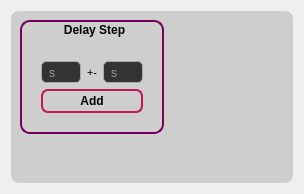
               <widget class="QWidget" name="tab">
                <attribute name="title">
                 <string>General</string>
                </attribute>
                <layout class="QGridLayout" name="gridLayout_5">
                 <item row="0" column="0">
                  <widget class="QWidget" name="widget_14" native="true">
                   <property name="styleSheet">
                    <string notr="true">QWidget{
background-color: rgb(206, 206, 206);
border-radius: 8px;
font: 8pt &quot;MS Reference Sans Serif&quot;;
width: 10px;
height: 10px;
}


QPushButton {
    border-radius: 7px;
    border: 2px solid #c2185b; /* Màu viền đỏ hồng đậm */
    background: linear-gradient(145deg, #ff4081, #c2185b); /* Gradient từ hồng nhạt đến đỏ đậm */
    color: rgb(0, 0, 0);
    height: 20px;
    text-align: center; /* Sửa chính tả từ text-algin thành text-align */
    font-weight: bold; /* Chữ đậm để tạo ấn tượng */
    box-shadow: 4px 4px 8px rgba(0, 0, 0, 0.3); /* Đổ bóng cho nút bấm */
}

QPushButton:hover {
    border: 2px solid #f50057; /* Màu viền hồng sáng hơn khi hover */
    background:#4A569D; /* Gradient sáng hơn khi hover */
    color: #ffffff; /* Đảm bảo màu chữ vẫn trắng khi hover */
    box-shadow: 4px 4px 12px rgba(0, 0, 0, 0.4); /* Đổ bóng nổi bật hơn khi hover */
}

QPushButton:pressed {
    background: linear-gradient(145deg, #d81b60, #c2185b); /* Gradient tối hơn khi nhấn */
    border: 2px solid #b71c1c; /* Màu viền đỏ đậm hơn khi nhấn */
    box-shadow: inset 4px 4px 8px rgba(0, 0, 0, 0.5); /* Hiệu ứng đổ bóng lõm khi nhấn */
}


QGroupBox {
    border: 2px solid rgb(118, 0, 88);
    border-radius: 10px;
    padding: 10px;
    color: white;
    font-weight: bold;
}

QGroupBox:title {
    subcontrol-origin: margin;
    subcontrol-position: top center;
    padding: 3 10px;
    background: transparent;
    color: rgb(0, 0, 0);
    font-size: 16px;
}
QLineEdit {
    border: 1px solid #aaa; /* Đổi màu viền của QLineEdit */
    border-radius: 5px; /* Làm tròn góc của QLineEdit */
    padding: 5px; /* Khoảng cách giữa viền và nội dung của QLineEdit */
    background-color: #333; /* Màu nền của QLineEdit */
    color: #fff; /* Màu chữ của QLineEdit */
}</string>
                   </property>
                   <layout class="QGridLayout" name="gridLayout_42">
                    <item row="3" column="2">
                     <spacer name="verticalSpacer_11">
                      <property name="orientation">
                       <enum>Qt::Vertical</enum>
                      </property>
                      <property name="sizeHint" stdset="0">
                       <size>
                        <width>20</width>
                        <height>40</height>
                       </size>
                      </property>
                     </spacer>
                    </item>
                    <item row="0" column="2">
                     <spacer name="horizontalSpacer_33">
                      <property name="orientation">
                       <enum>Qt::Horizontal</enum>
                      </property>
                      <property name="sizeHint" stdset="0">
                       <size>
                        <width>40</width>
                        <height>20</height>
                       </size>
                      </property>
                     </spacer>
                    </item>
                    <item row="0" column="3">
                     <spacer name="horizontalSpacer_3">
                      <property name="orientation">
                       <enum>Qt::Horizontal</enum>
                      </property>
                      <property name="sizeHint" stdset="0">
                       <size>
                        <width>40</width>
                        <height>20</height>
                       </size>
                      </property>
                     </spacer>
                    </item>
                    <item row="0" column="0">
                     <widget class="QGroupBox" name="chrome_8">
                      <property name="cursor">
                       <cursorShape>ArrowCursor</cursorShape>
                      </property>
                      <property name="styleSheet">
                       <string notr="true"/>
                      </property>
                      <property name="title">
                       <string>Delay Step</string>
                      </property>
                      <layout class="QGridLayout" name="gridLayout_20">
                       <item row="2" column="0" colspan="3">
                        <widget class="QPushButton" name="pushButton_28">
                         <property name="text">
                          <string>Add</string>
                         </property>
                        </widget>
                       </item>
                       <item row="1" column="0">
                        <widget class="QLineEdit" name="lineEdit_20">
                         <property name="placeholderText">
                          <string>s</string>
                         </property>
                        </widget>
                       </item>
                       <item row="0" column="0">
                        <spacer name="horizontalSpacer_19">
                         <property name="orientation">
                          <enum>Qt::Horizontal</enum>
                         </property>
                         <property name="sizeHint" stdset="0">
                          <size>
                           <width>40</width>
                           <height>20</height>
                          </size>
                         </property>
                        </spacer>
                       </item>
                       <item row="1" column="2">
                        <widget class="QLineEdit" name="lineEdit_21">
                         <property name="placeholderText">
                          <string>s</string>
                         </property>
                        </widget>
                       </item>
                       <item row="1" column="1">
                        <widget class="QLabel" name="label_6">
                         <property name="font">
                          <font>
                           <family>MS Reference Sans Serif</family>
                           <pointsize>8</pointsize>
                           <weight>50</weight>
                           <italic>false</italic>
                           <bold>false</bold>
                          </font>
                         </property>
                         <property name="text">
                          <string>+-</string>
                         </property>
                        </widget>
                       </item>
                       <item row="0" column="2">
                        <spacer name="horizontalSpacer_5">
                         <property name="orientation">
                          <enum>Qt::Horizontal</enum>
                         </property>
                         <property name="sizeHint" stdset="0">
                          <size>
                           <width>40</width>
                           <height>20</height>
                          </size>
                         </property>
                        </spacer>
                       </item>
                      </layout>
                     </widget>
                    </item>
                    <item row="0" column="1">
                     <spacer name="horizontalSpacer_4">
                      <property name="orientation">
                       <enum>Qt::Horizontal</enum>
                      </property>
                      <property name="sizeHint" stdset="0">
                       <size>
                        <width>40</width>
                        <height>20</height>
                       </size>
                      </property>
                     </spacer>
                    </item>
                   </layout>
                  </widget>
                 </item>
                </layout>
               </widget>
